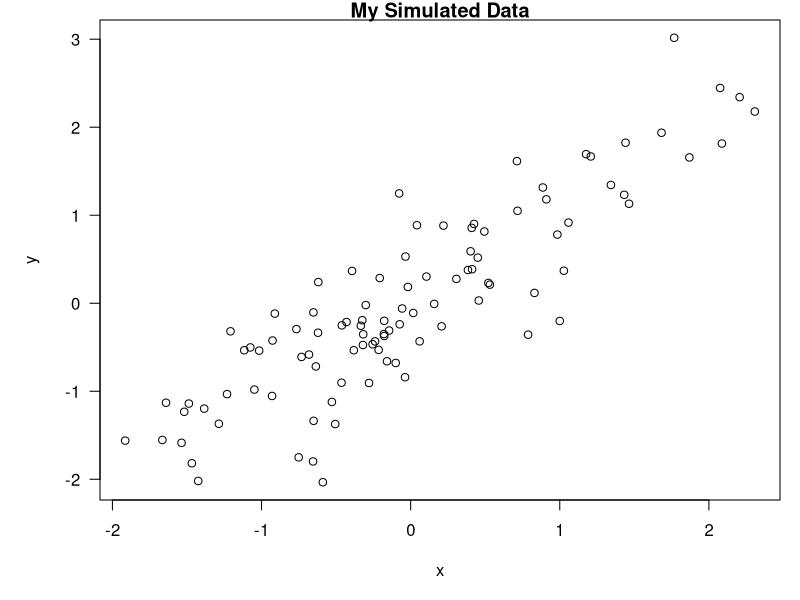

Generate this figure with R:
## ---- chunk 1
set.seed(1)
x <- rnorm(100)
mean(x)
## ---- chunk 2
set.seed(1)
x <- rnorm(100)
mean(x)
## ---- chunk 3
time <- format(Sys.time(), "%a %b %d %X %Y")
rand <- rnorm(1)
## ---- chunk 4
x <- rnorm(100); y <- x + rnorm(100, sd=0.5)
## ---- chunk 5
par(mar = c(5, 5, 1, 1), las = 1)
plot(x, y, main = "My Simulated Data")
## ---- chunk 6
library(datasets)
data("airquality")
fit <- lm(Ozone ~ Wind + Temp + Solar.R, data = airquality)
## ---- chunk 7
library(xtable)
xt <- xtable(summary(fit))
print(xt, type = "html")
## ---- chunk 8
library(knitr)
opts_chunk$set(echo = FALSE, results = "hide")
